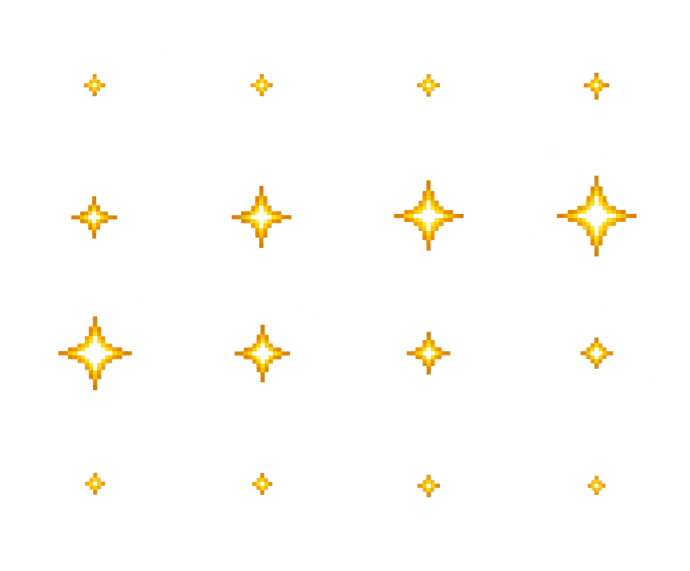
#> input picture docs/gui/tooltip/gold-aura-animation-source.png, 1379 x 1141 px (shown at 1/2 size)
$ python export-gold-animation.py
#> lines starting #> are read from the running program, lines starting #| are printed output that depends on the picture
"""Slice the generated 4x4 source into a Minecraft vertical animation strip."""
from pathlib import Path
from PIL import Image
import json

HERE = Path(__file__).resolve().parent
DEST = HERE.parents[2] / 'src/main/resources/assets/neoworld/textures/gui/sprites/tooltip'

def main():
    source = Image.open(HERE / 'gold-aura-animation-source.png').convert('RGBA')
#> source is the input picture: PIL image 1379x1141 RGBA; mean R, G, B, A 9.5, 7, 1.5, 6.6
    stars = []
    for row in range(4):
        for column in range(4):
            bounds = (round(column*source.width/4), round(row*source.height/4),
                      round((column+1)*source.width/4), round((row+1)*source.height/4))
            cell = source.crop(bounds).resize((16, 16), Image.Resampling.NEAREST)
            stars.append(cell.crop((4, 4, 12, 12)))
#> after the loop, stars = 16 items
    frames = []
    for index in range(16):
        frame = Image.new('RGBA', (32, 32))
        # Pack disjoint corner art with staggered animation phases. No light is tiled across text.
        for corner, position in enumerate([(0, 0), (24, 0), (24, 24), (0, 24)]):
            frame.paste(stars[(index+corner*4) % 16], position)
        assert frame.getchannel('A').crop((8, 8, 24, 24)).getextrema()[1] == 0
        frames.append(frame)
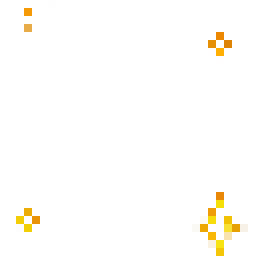
#> frame: PIL image 32x32 RGBA (shown 8 times larger); mean R, G, B, A 9.8, 7.7, 2.3, 7.2; transparent parts drawn white
#> after the loop, frames = 16 items
    assert len({frame.tobytes() for frame in frames}) > 1, 'No animation variation'
    strip = Image.new('RGBA', (32, 32 * len(frames)))
#> strip: PIL image 32x512 RGBA; every value is 0
    for index, frame in enumerate(frames):
        strip.paste(frame, (0, index*32))
#> this loop made 16 passes
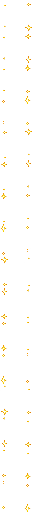
#> strip: PIL image 32x512 RGBA; mean R, G, B, A 9.2, 7.2, 1.7, 6.5; transparent parts drawn white
    DEST.mkdir(parents=True, exist_ok=True)
    strip.save(DEST / 'legendary_aura.png')
    metadata = {
        'texture': {'blur': False, 'clamp': True},
        'animation': {'width': 32, 'height': 32, 'frametime': 2, 'interpolate': True,
                      'frames': list(range(len(frames)))},
        'gui': {'scaling': {'type': 'nine_slice', 'width': 32, 'height': 32, 'border': 8}},
    }
    (DEST / 'legendary_aura.png.mcmeta').write_text(json.dumps(metadata, indent=2)+'\n', encoding='utf-8')
    print('Exported 32x512 RGBA strip, 16 frames, 2 ticks/frame, GUI nine-slice metadata')

if __name__ == '__main__':
    main()
